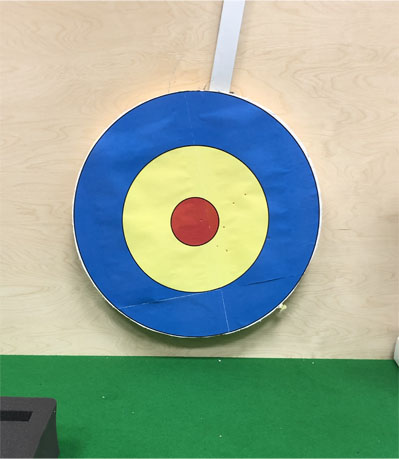
#> input picture archery/2.jpg, 399 x 459 px
$ jupyter execute --allow-errors first_researh.ipynb
#> lines starting #> are read from the running program, lines starting #| are printed output that depends on the picture
[cell 1]
import cv2
import numpy as np
import math

[cell 2]
#Получить изображение из файла
img = cv2.imread('Final_for_bag.png',0)
#Фильтрация изображения
#> (the rest of this cell did not finish here and is left out)

#> (a cell that did not finish here is left out)

[cell 4]
b = 0
#> (the rest of this cell did not finish here and is left out)

#> (a cell that did not finish here is left out)

#> (a cell that did not finish here is left out)

#> (a cell that did not finish here is left out)

[cell 8]
def scalarh(x1,y1,x2,y2,x3,y3):
    x2 = math.fabs(x1-x2)

    x3 = math.fabs(x1-x3)
    y2 = math.fabs(y1-y2)
    y3 = math.fabs(y1-y3)

    s = (x2*x3+y2*y3)
    print('s = ', s)
    f = (math.sqrt(x2**2+y2**2)* math.sqrt(x3**2+y3**2))
    print('f = ', f)
    s = s/f

    return math.acos(s)

r = 30 cm

[cell 9]
scalarh(0,0,4,0,0,3)

#> (a cell that did not finish here is left out)

[cell 11]
#Получить изображение из файла
img = cv2.imread('2.jpg',0)
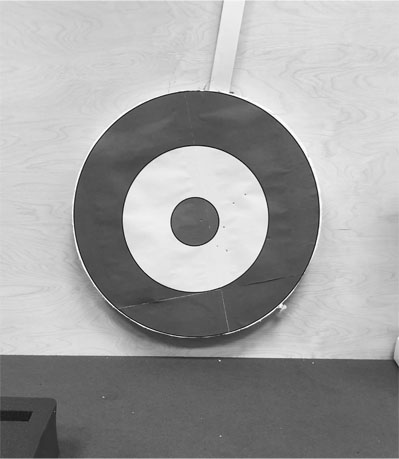
#> img: shape (459, 399); min 12, max 255, mean 160.7
#Фильтрация изображения
img = cv2.medianBlur(img,5)
cimg = cv2.cvtColor(img,cv2.COLOR_GRAY2BGR)


circles = cv2.HoughCircles(img,cv2.HOUGH_GRADIENT,1,0.1,param1=80,param2=90,minRadius=10,maxRadius=200)
#> circles = [[195.5, 212.5, 123.7], [198.5, 214.5, 124.7], [194.5, 215.5, 121.7], [199.5, 215.5, 126.5], [199.5, 221.5, 131.2], [199.5, 219.5, 129.9], [193.5, 214.5, 125.9], [196.5, 219.5, 73.2], [187.5, 221.5, 134.9], [190.5, 214.5, 128.6], [197.5, 217.5, 70.5], [192.5, 216.5, 74.7]]

circles = np.uint16(np.around(circles))
#> circles = [[196, 212, 124], [198, 214, 125], [194, 216, 122], [200, 216, 126], [200, 222, 131], [200, 220, 130], [194, 214, 126], [196, 220, 73], [188, 222, 135], [190, 214, 129], [198, 218, 70], [192, 216, 75]]

#> (a cell that did not finish here is left out)

[cell 13]
circles = circles.reshape(12,3)
circles_mean = np.mean(circles, axis = 0)
#> circles_mean = [195.5, 217, 113.8]
circles_mean  = np.uint16(np.around(circles_mean))
#> circles_mean = [196, 217, 114]

#> (the rest of this cell did not finish here and is left out)

[cell 14]
circles[0].shape
#> Out = (3,)

[cell 15]
rez = np.array([634.08937228, 375.1950359 , 185.18864509])

[cell 16]
int(rez[1])

[cell 17]
rez = np.round(rez)

[cell 18]
img3 = cv2.imread('Final.png')

[cell 19]
cv2.circle(img3,(int(rez[0]),int(rez[1])),2,(0,255,0),3)

[cell 20]
cv2.imwrite('one10.png',img3)
#> Out = True


$ run again, with prespective transform/1.jpg copied over archery/2.jpg
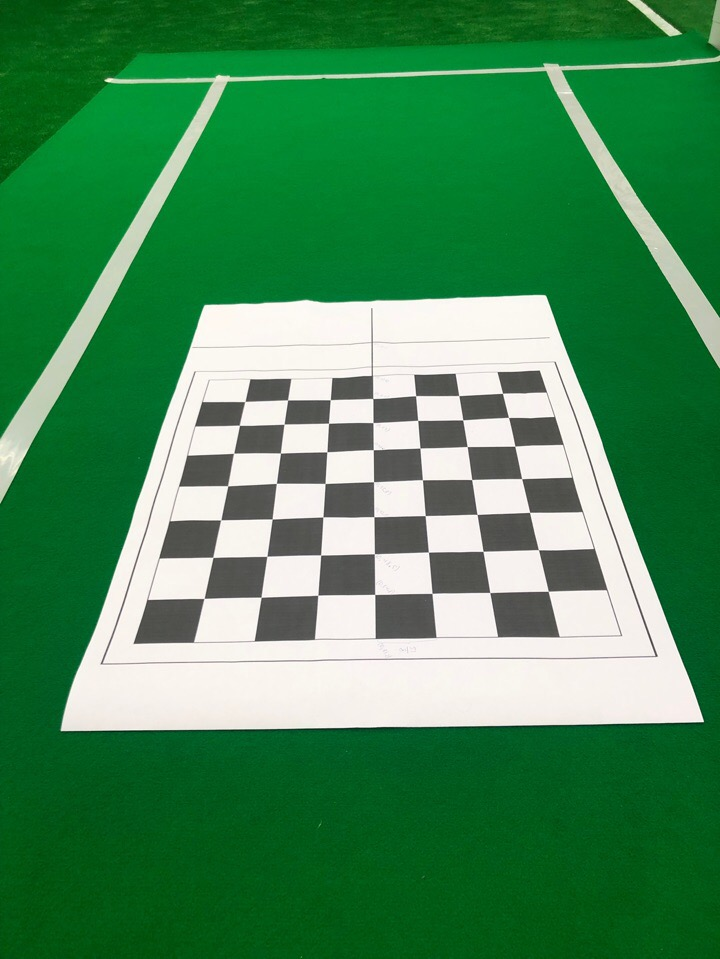
#> input picture prespective transform/1.jpg, 720 x 959 px
#> `img = cv2.imread('2.jpg',0)`:
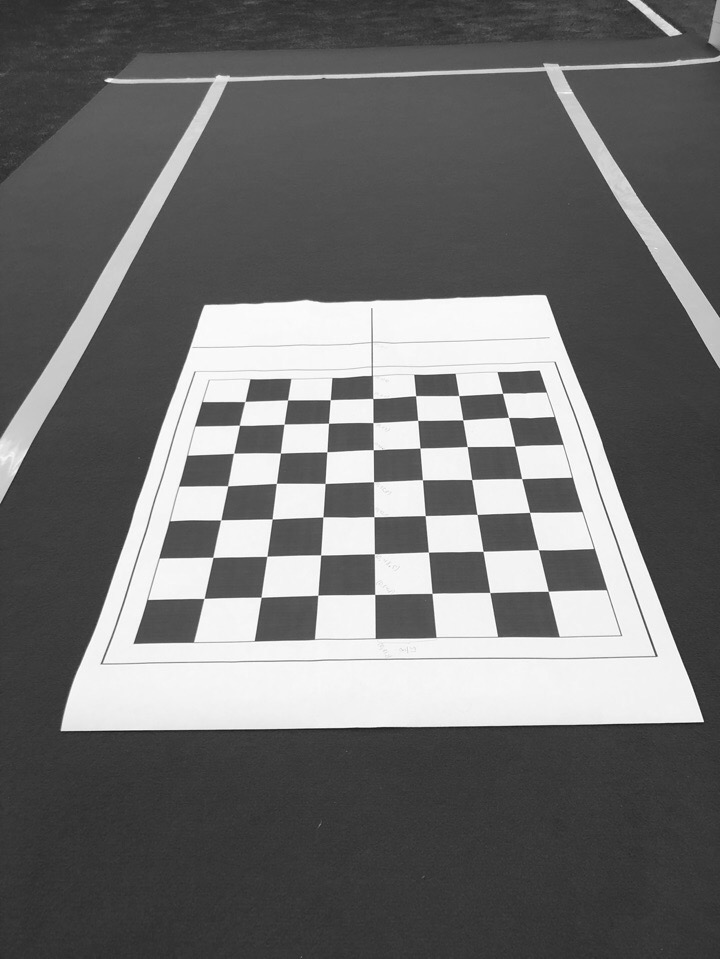
#> img: shape (959, 720); min 23, max 255, mean 111.6
#> circles = None
#> Out = True
